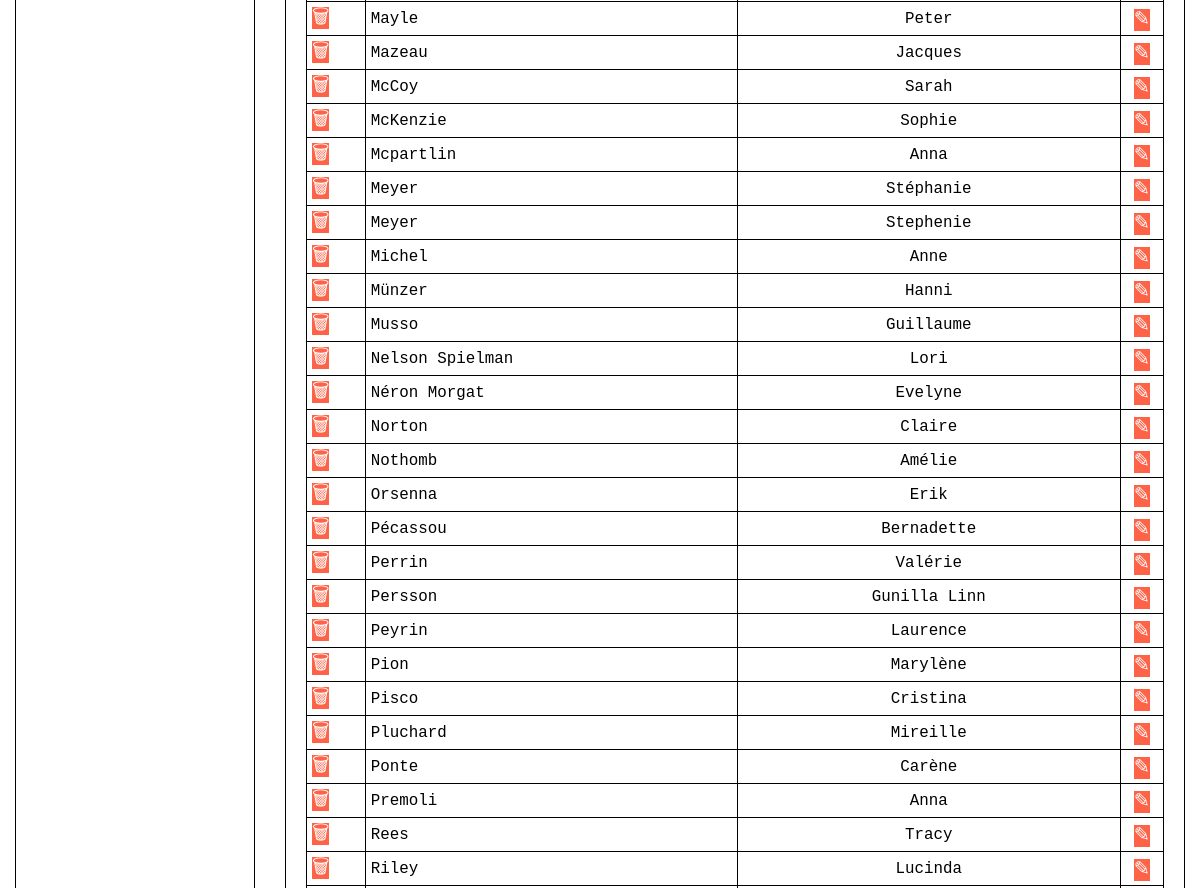
/?section=auteur&action=voir (middle part), run on an earlier commit of the app's database.
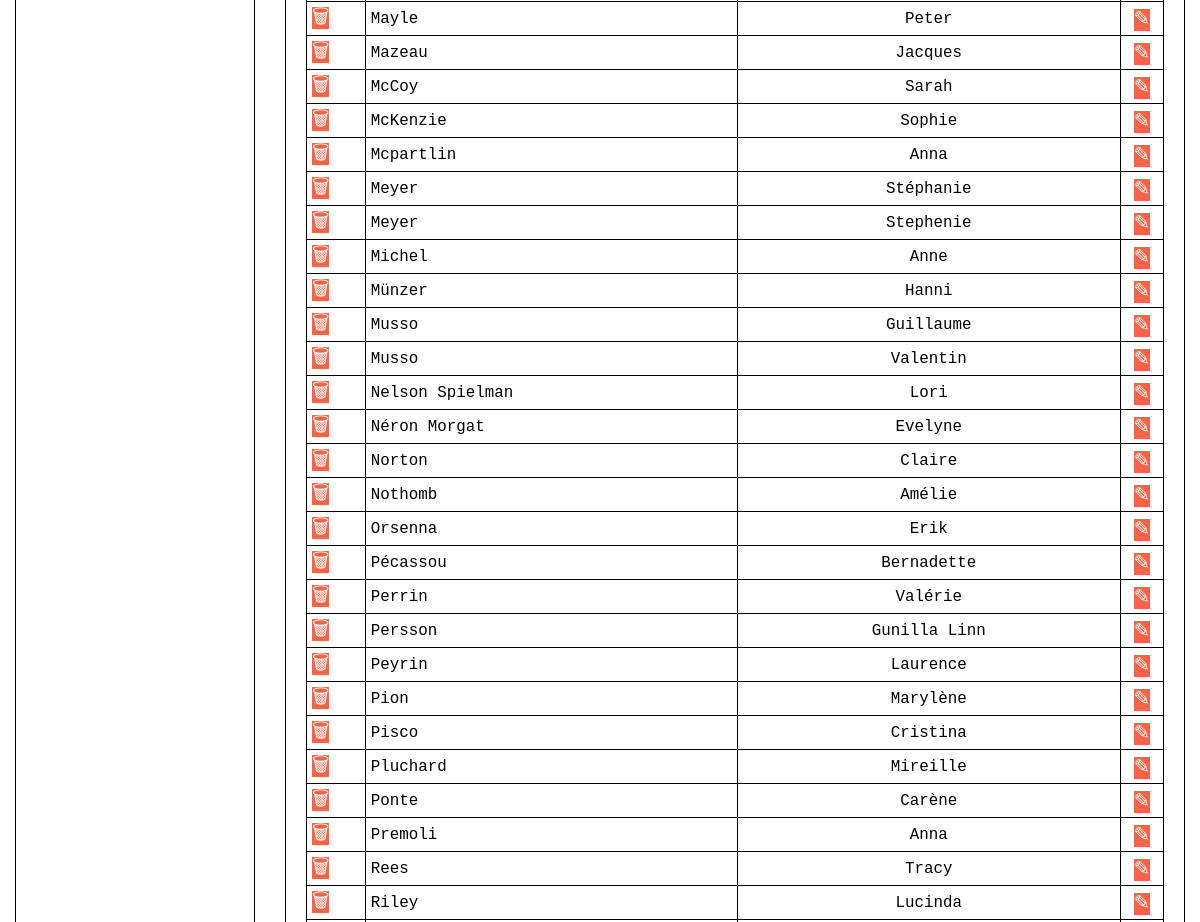
And on a later commit of the database.
### tables this page shows
CREATE TABLE `auteur` (
  `auteur_id` int(11) NOT NULL,
  `nom` varchar(80) NOT NULL,
  `prenom` varchar(80) NOT NULL
);

### index.php (called while the page is built, shortened)
<?php
    include("views/html/header.php");
    include("controllers/router.php");
    include("views/html/footer.php");
?>

### controllers/auteur/voir.php (called while the page is built, shortened)
<?php
$db = connexion();
if(isset($_POST["nom"], $_POST["prenom"])){
    $nom = "%".trim($_POST["nom"])."%";
    $prenom = "%".trim($_POST["prenom"])."%";
    $db = connexion();
    if(strlen($nom) > 0 && strlen($prenom)> 0){
        $requete= "select auteur_id, nom, prenom from auteur  where nom LIKE :nom AND prenom LIKE :prenom";
        $stmt = $db->prepare($requete);
        $stmt->execute(
            array(
            ':nom' => $nom,
            ':prenom' => $prenom
            )
        );
    }
    else {
        if(strlen($nom) == 0){
            $requete= "select auteur_id, nom, prenom from auteur  where prenom LIKE :prenom";
            $stmt = $db->prepare($requete);
            $stmt->execute(
                array(
                ':prenom' => $prenom
                )
            );
        }
        else {
            $requete= "select auteur_id, nom, prenom from auteur  where nom LIKE :nom";
            $stmt = $db->prepare($requete);
            $stmt->execute(
                array(
                ':nom' => $nom
                )
            );
        }
    }
    $auteurs = $stmt->fetchAll();
    $countAuteurs = count($auteurs);
}
else {
    $requete= "select auteur_id,nom, prenom from auteur";
    $stmt = $db->prepare($requete);
    $stmt->execute(
        array(
        )
    );
    $auteurs = $stmt->fetchAll();
}
include("views/auteur/voir.php");
?>

### views/auteur/voir.php (the view, shortened to what this page needs)
<div class="flex row sa">
    <div id="gauche">
    </div>
    <div id="droite">
        <table>
            <tbody>
            <?php
            if(count($auteurs) > 0){
                foreach($auteurs as $auteur){
                    echo "<tr>";
                    echo "<td><a class='btn' href='?section=auteur&action=supprimer&id=".$auteur["auteur_id"]."'>🗑</a>";
                    echo "<td>" . $auteur["nom"] . "</td>";
                    echo "<td>" . $auteur["prenom"] . "</td>";
                    echo "<td><a class='btn' href='?section=auteur&action=modifier&id=".$auteur["auteur_id"]."'>✎</a>";
                    echo "</tr>";
                }
            }
            else {
                if(strlen($message) == 0){
                    $message = "Il n'y a pas de auteurs";
                }
            }
            ?>
             </tbody>
        </table>
    </div>
    </div>

### views/html/header.php (shortened to what this page needs)
<!DOCTYPE html>
<html lang="en">
<head>
    <link rel="stylesheet" href="public/css/style.css">
</head>
<body>

### controllers/router.php (shortened to what this page needs)
<?php
    $tab = [
        "livre" => ["search_auteur", "search_titre","voir", "ajouter", "modifier", "supprimer"],
        "auteur" => ["voir", "ajouter", "modifier", "supprimer"],
        "genre" => ["voir", "ajouter", "modifier", "supprimer"],
        "support" => ["voir", "ajouter", "modifier", "supprimer"],
        "backup" => ["voir"]
    ];
    if(isset($_GET["section"], $_GET["action"])){
        $section = $_GET["section"];
        $action = $_GET["action"];
        if(array_key_exists($section, $tab)){
            if(in_array($action,$tab[$section])){
                include("controllers/$section/$action.php");
            }
            else {
                include("views/error/404.php");
            }
        }
        else {
            include("views/error/404.php");
        }
    }
    else {
        include("controllers/livre/search_auteur.php");
    }
?>

### public/css/style.css (style rules this page uses)
* { margin:0; padding:0; box-sizing: border-box; font-family: monospace; font-size: 1.1rem }
table, td, th { border: 1px solid black; }
table { border-collapse: collapse; width: 100%; }
.flex { display: flex; }
.row { flex-direction: row; }
.sa { justify-content: space-around; }
#gauche, #droite { border: 1px solid black; border-radius: 15px; padding: 20px; }
#gauche { width: 20%; }
#droite { width: 75%; }

What changed in the data, as far as the page shows it:
added auteur: nom "Musso", prenom "Valentin"
